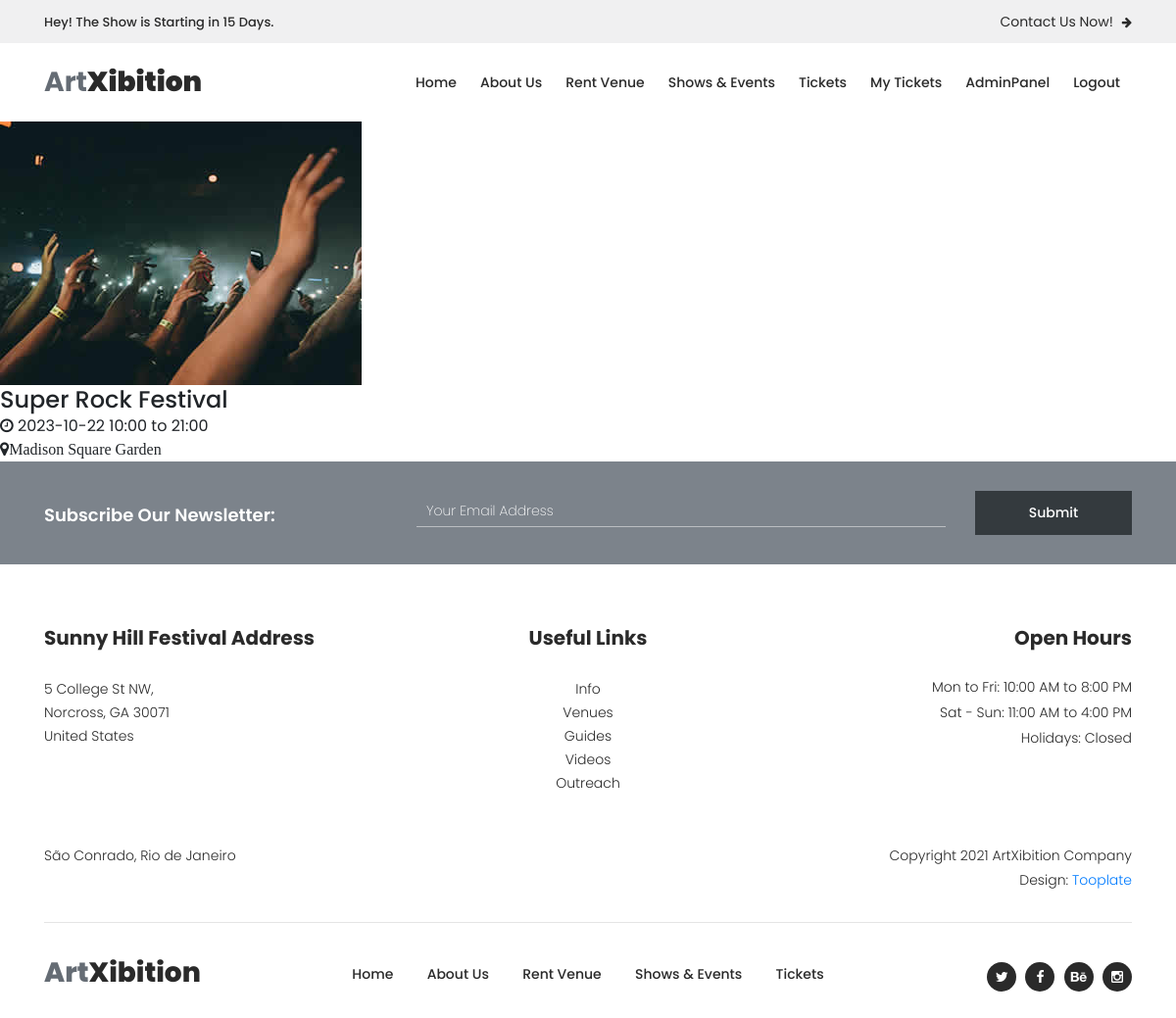
/my-tickets (signed in), run on the app's committed database.
### app/models.py (models this page shows)
    class Etkinlikler(db.Model):
        etkinlik_id = db.Column(db.Integer, primary_key=True)
        etkinlik_ad = db.Column(db.String(100),nullable=False)
        etkinlik_turu = db.Column(db.String(100),nullable=False)
        etkinlik_yeri = db.Column(db.String(100),nullable=False)
        etkinlik_tarih = db.Column(db.Date, nullable=False)
        etkinlik_baslangic_saati = db.Column(db.Integer, nullable=False)
        etkinlik_bitis_saati = db.Column(db.Integer, nullable=False)
        kapasite = db.Column(db.Integer, nullable=False)
        bilet_id = db.Column(db.Integer, nullable=False)
        users = db.relationship('User', secondary='user_etkinliks', back_populates='etkinliks')

### app/views.py (the view)
@app.route('/my-tickets')
@login_required
def my_tickets():
    return render_template('my-tickets.html',etkinliks=current_user.etkinliks)

### app/__init__.py (called while the page is built)
@login_manager.user_loader
def load_user(user_id):
    return User.query.get(int(user_id))

@app.before_request
def before_request():
    if "/admin" in request.url:
        if current_user.is_authenticated and current_user.is_admin:
            return None
        else:
            return redirect(url_for("auth.login"))

### app/templates/my-tickets.html (shortened to what this page needs)
{% extends 'base.html' %}
{% block content %}
<div class="row">
    {% for etkinlik in current_user.etkinliks %}
        <div class="col-lg-4">
            <div class="ticket-item">
                <div class="thumb">
                    <img src="/static/assets/images/ticket-01.jpg" alt="">
                </div>
                <div class="down-content">
                    <h4>{{ etkinlik.etkinlik_ad }}</h4>
                    <ul>
                        <li><i class="fa fa-clock-o"></i> {{ etkinlik.etkinlik_tarih }} {{ etkinlik.etkinlik_baslangic_saati }}:00 to {{ etkinlik.etkinlik_bitis_saati }}:00</li>
                        <li><i class="fa fa-map-marker">{{ etkinlik.etkinlik_yeri }}</i></li>
                    </ul>
                </div>
            </div>
        </div>
    {% endfor %}
</div>
{% endblock %}

### app/static/assets/css/tooplate-artxibition.css (style rules this page uses)
html, body, div, span, applet, object, iframe, h1, h2, h3, h4, h5, h6, p, blockquote, div pre, a, abbr, acronym, address, big, cite, code, del, dfn, em, font, img, ins, kbd, q, s, samp, small, strike, strong, sub, sup, tt, var, b, u, i, center, dl, dt, dd, ol, ul, li, figure, header, nav, section, article, aside, footer, figcaption { margin: 0; padding: 0; border: 0; outline: 0; }
ul, li { padding: 0; margin: 0; list-style: none; }
* { box-sizing: border-box; }
html, body { font-family: 'Poppins', sans-serif; font-weight: 400; background-color: #fff; font-size: 16px; -ms-text-size-adjust: 100%; -webkit-font-smoothing: antialiased; -moz-osx-font-smoothing: grayscale; }
h1, h2, h3, h4, h5, h6 { margin-top: 0px; margin-bottom: 0px; }
h4 { line-height: 30px; }
ul { margin-bottom: 0px; }
html, body { background: #fff; font-family: 'Poppins', sans-serif; }

### data on the page
Etkinlikler: etkinlik_ad "Super Rock Festival", etkinlik_tarih "2023-10-22", etkinlik_baslangic_saati "10", etkinlik_bitis_saati "21", etkinlik_yeri "Madison Square Garden"
